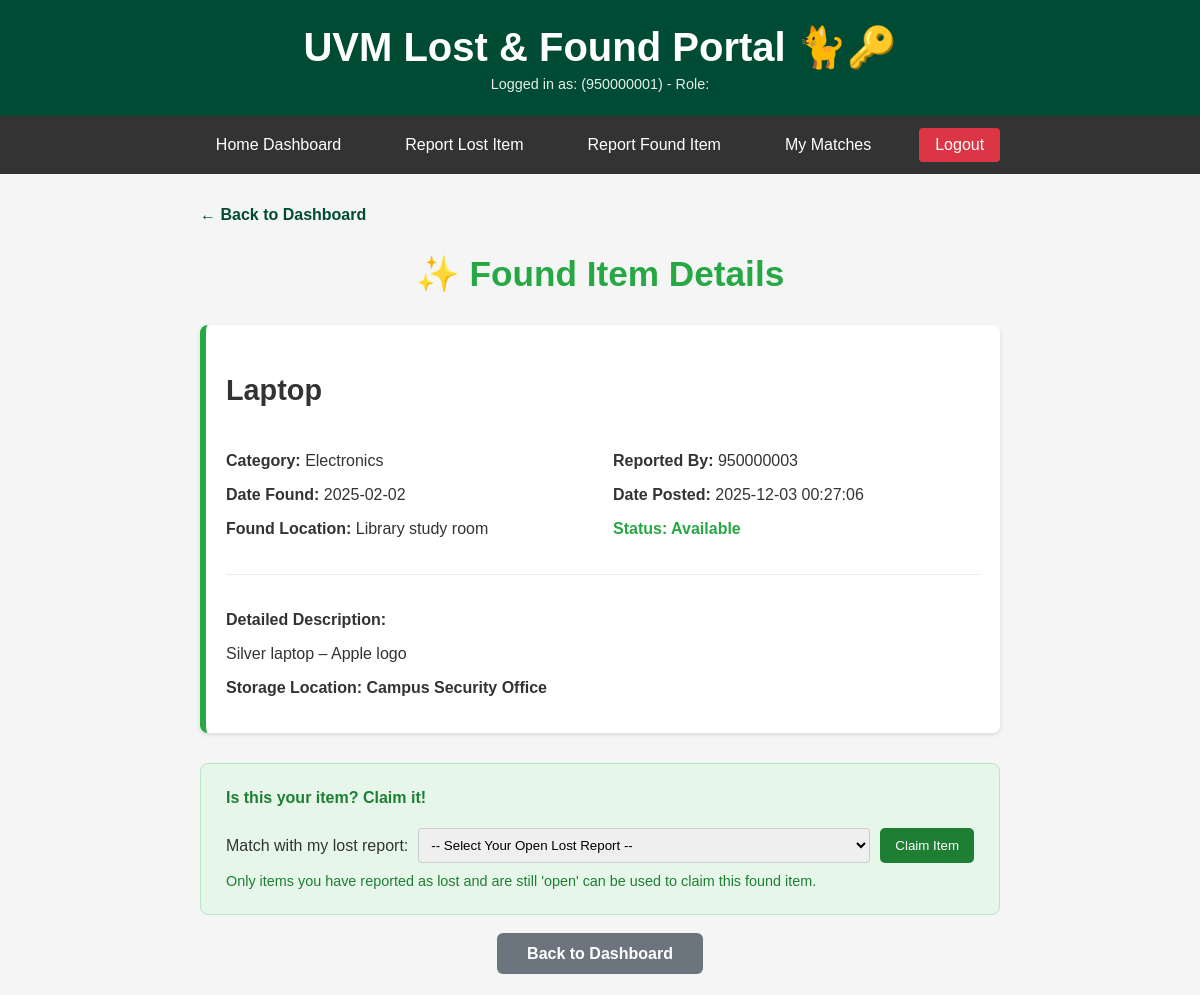
Before: /found/found_001 (signed in) with the older database file.
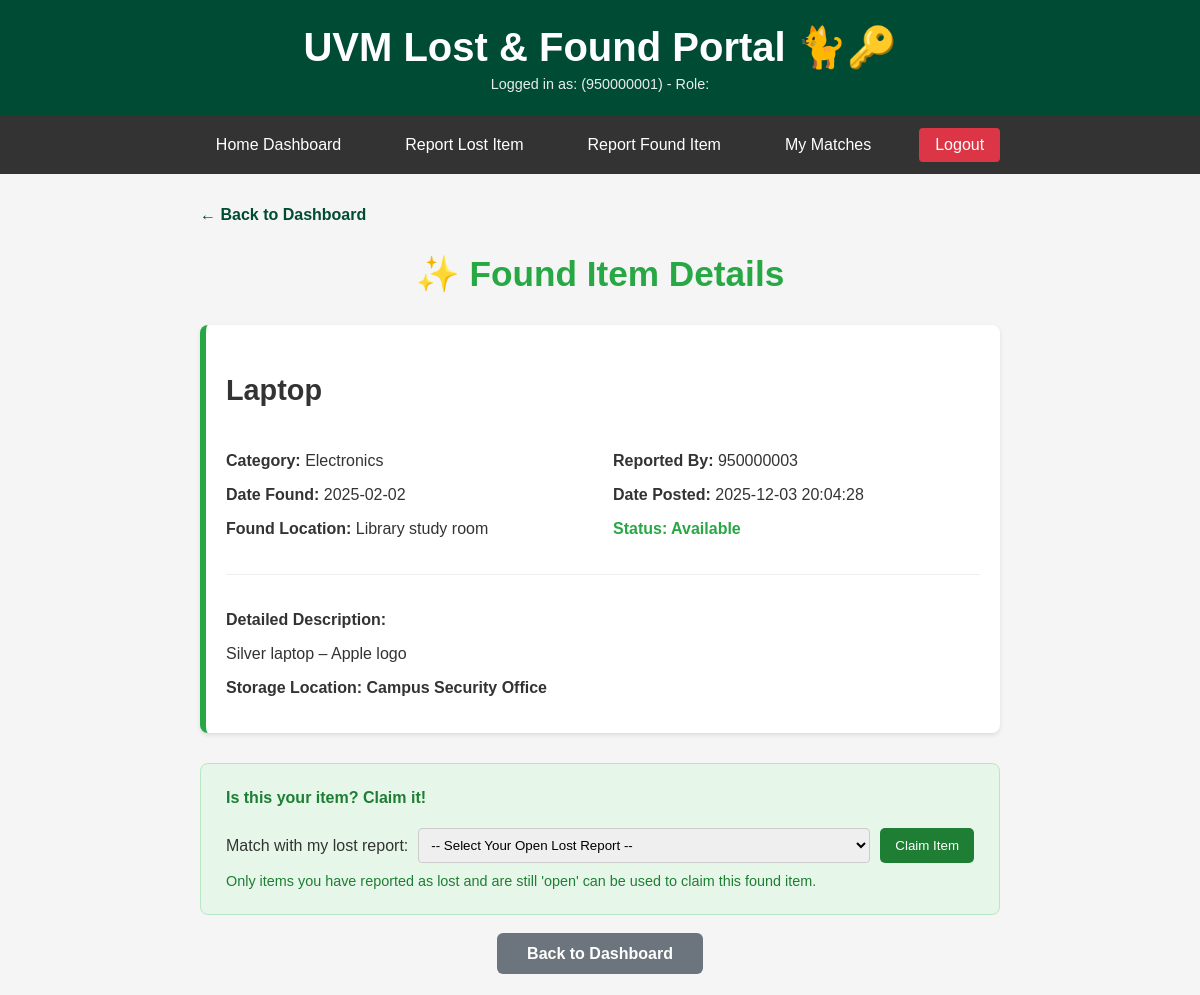
After: the same page with the newer database file.
### tables this page shows
CREATE TABLE FoundPosts (
    found_id TEXT PRIMARY KEY,
    user_id TEXT NOT NULL,
    item_name TEXT NOT NULL,
    category TEXT CHECK(category IN (
        'Electronics', 'Clothing', 'Accessories', 
        'Documents', 'Keys', 'Books', 'Other'
    )),
    description TEXT,
    date_found DATE,
    found_location TEXT,
    storage_location TEXT,
    date_posted TIMESTAMP DEFAULT (strftime('%Y-%m-%d %H:%M:%S', 'now')),
    status TEXT DEFAULT 'available' CHECK(status IN ('available', 'matched', 'returned')),
    FOREIGN KEY (user_id) REFERENCES Users(user_id) ON DELETE CASCADE
);

### main.py (the view)
@app.get("/found/{found_id}", response_class=HTMLResponse)
async def found_detail(request: Request, found_id: str, user_id: Optional[str] = Cookie(None)):
    current_user = get_current_user(user_id)
    if not current_user:
        return RedirectResponse("/login", status_code=status.HTTP_303_SEE_OTHER)
    post = get_found_post(found_id)
    if not post:
        return templates.TemplateResponse(
            "error.html",
            {"request": request, "error": "Found item not found.", **current_user},
            status_code=status.HTTP_404_NOT_FOUND
        )
    lost_posts_open = get_lost_posts_by_user(current_user['user_id'], status='open')
    return templates.TemplateResponse(
        "found_detail.html",
        {
            "request": request,
            "post": post,
            "lost_posts_open": lost_posts_open,
            **current_user
        }
    )

### templates/found_detail.html (shortened to what this page needs)
{% extends "layout.html" %}
{% block content %}
    <div style="max-width: 800px; margin: 0 auto;">
        <div style="margin-bottom: 20px;">
            <a href="/" style="color: var(--uvm-green); text-decoration: none; font-weight: bold;">← Back to Dashboard</a>
        </div>
        <div style="text-align: center; margin-bottom: 30px;">
            <h2 style="color: #28a745; font-size: 2.2em;">✨ Found Item Details</h2>
        </div>
        <div class="post-card found-card" style="margin-bottom: 30px; border-left: 6px solid #28a745;">
            <h3 style="font-size: 1.8em;">{{ post.item_name }}</h3>
            <div style="display: grid; grid-template-columns: 1fr 1fr; gap: 20px; margin: 20px 0;">
                <div>
                    <p><strong>Category:</strong> {{ post.category }}</p>
                    <p><strong>Date Found:</strong> {{ post.date_found }}</p>
                    <p><strong>Found Location:</strong> {{ post.found_location }}</p>
                </div>
                <div>
                    <p><strong>Reported By:</strong> {{ post.user_id }}</p>
                    <p><strong>Date Posted:</strong> {{ post.date_posted }}</p>
                    <p class="status-{{ post.status }}"><strong>Status:</strong> {{ post.status | capitalize }}</p>
                </div>
            </div>
            <div style="border-top: 1px solid #eee; padding-top: 20px; margin-top: 20px;">
                <p><strong>Detailed Description:</strong></p>
                <p style="white-space: pre-wrap; margin-top: 5px;">{{ post.description }}</p>
                <p><strong>Storage Location:</strong> <span style="font-weight: bold;">{{ post.storage_location }}</span></p>
            </div>
        </div>
        {% if post.status == 'available' %}
            {% if post.user_id != user_id %}
                {% if lost_posts_open %}
                <div style="background-color: #e6f7e9; border: 1px solid #b7e6c4; padding: 25px; border-radius: 8px;">
                    <h4 style="margin-top: 0; color: #1e7e34;">Is this your item? Claim it!</h4>
                    <form action="/claim/{{ post.found_id }}" method="post" style="display: flex; gap: 10px; align-items: center;">
                        <label for="lost_id_to_claim" style="flex-shrink: 0; margin: 0;">Match with my lost report:</label>
                        <select id="lost_id_to_claim" name="lost_id" required style="flex-grow: 1; padding: 8px; border-radius: 4px; border: 1px solid #ccc;">
                            <option value="">-- Select Your Open Lost Report --</option>
                        </select>
                        <button type="submit" style="background-color: #1e7e34; color: white; padding: 10px 15px; border: none; border-radius: 5px; cursor: pointer; flex-shrink: 0;">
                            Claim Item
                        </button>
                    </form>
                    <p style="font-size: 0.9em; color: #1e7e34; margin: 10px 0 0 0;">
                        Only items you have reported as lost and are still 'open' can be used to claim this found item.
                    </p>
                </div>
                {% endif %}
            {% endif %}
        {% elif post.status == 'returned' %}
            <div class="message" style="text-align: center; padding: 25px; font-size: 1.1em; background-color: #d4edda; color: #155724;">
                <strong>✅ This item has been marked as returned to its owner.</strong>
            </div>
        {% endif %}
        <div style="text-align: center; margin-top: 30px;">
            <a href="/" style="background-color: #6c757d; color: white; padding: 12px 30px; text-decoration: none; border-radius: 6px; font-weight: bold;">Back to Dashboard</a>
        </div>
    </div>
{% endblock %}

Changed rows visible on the page:
changed FoundPosts "Laptop": date_posted "2025-12-03 00:27:06" → "2025-12-03 20:04:28"
